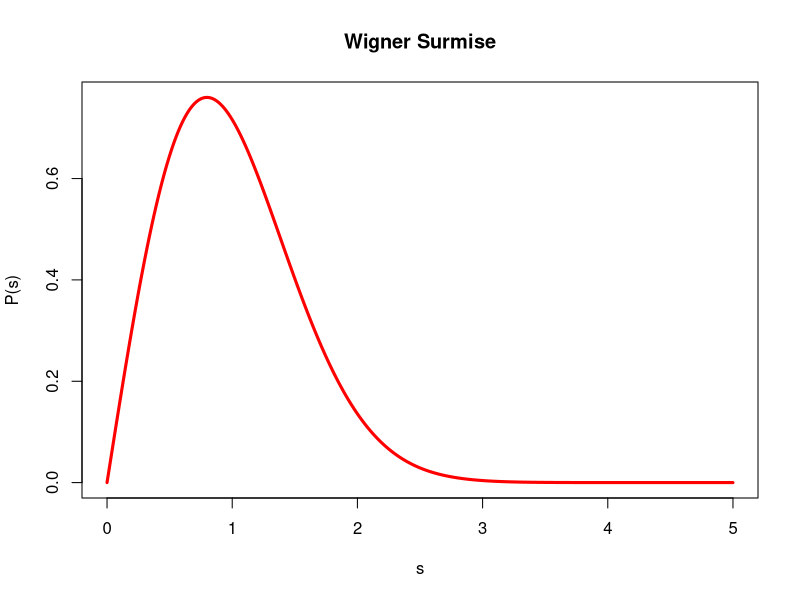

This chart was generated by the following R code: (Note: this script raises an error after producing the figure.)
# Wigner Surmise
WignerSurm <- function(s){
  (pi/2)*s*exp(-(pi/4)*s^2)
}

# Generating points to plot
s <- seq(0, 5, length.out = 1000)  
y <- WignerSurm(s)  

# Plotting the curve
plot(s, y, type = "l", col = "red", lwd = 3,
     xlab = "s", ylab = 'P(s)',
     main = "Wigner Surmise")


# Load necessary libraries
library(Matrix)
library(ggplot2)

# Parameters
N <- 50000  # Size of the GOE matrix

# Function to generate a GOE matrix
generate_GOE <- function(N) {
  # Generate a symmetric matrix with Gaussian entries
  H <- matrix(rnorm(N * N, mean = 0, sd = 1), nrow = N, ncol = N)
  H <- (H + t(H)) / sqrt(2)  # Symmetrize and normalize
  return(H)
}

# Generate a GOE matrix
H <- generate_GOE(N)

# Compute eigenvalues
eigenvalues <- eigen(H, symmetric = TRUE, only.values = TRUE)$values
eigenvalues <- sort(eigenvalues)

# Compute spacings between consecutive eigenvalues
spacings <- diff(eigenvalues)
mean_spacing <- mean(spacings)
normalized_spacings <- spacings / mean_spacing

# Wigner surmise function
wigner_surmise <- function(s) {
  (pi * s / 2) * exp(-pi * s^2 / 4)
}

# Create a data frame for the normalized spacings
spacing_df <- data.frame(Normalized_Spacing = normalized_spacings)

# Plot the eigenvalue spacing histogram with Wigner surmise overlaid
ggplot(spacing_df, aes(x = Normalized_Spacing)) +
  geom_histogram(aes(y = ..density..), bins = 100, fill = "blue", color = "black", alpha = 0.6) +
  stat_function(fun = wigner_surmise, color = "red", size = 1.2) +
  theme_minimal() +
  labs(
    title = "Eigenvalue Spacing Distribution for GOE Matrix",
    x = "Normalized Spacing (s)",
    y = "Density"
  ) +
  theme(
    plot.title = element_text(size = 20, face = "bold", hjust = 0.5),  # Title size
    axis.title.x = element_text(size = 16),  # X-axis title size
    axis.title.y = element_text(size = 16),  # Y-axis title size
    axis.text.x = element_text(size = 14),   # X-axis tick label size
    axis.text.y = element_text(size = 14)    # Y-axis tick label size
  ) +
  coord_cartesian(xlim = c(0, 5))





# Load necessary libraries
library(Matrix)
library(ggplot2)

# Parameters
N <- 10000  # Size of the GOE matrix (reduced for computational efficiency)

# Function to generate a GOE matrix with different standard deviations for each element
generate_GOE <- function(N) {
  # Generate a matrix of standard deviations (random or predefined)
  sd_matrix <- matrix(runif(N * N, 0.5, 5), nrow = N, ncol = N)  # Example: random SDs between 0.5 and 1.5
  
  # Generate a symmetric matrix with Gaussian entries, each with its own standard deviation
  H <- matrix(rnorm(N * N, mean = 0, sd = sd_matrix), nrow = N, ncol = N)
  H <- (H + t(H)) / sqrt(2)  # Symmetrize and normalize
  return(H)
}

# Generate a GOE matrix
H <- generate_GOE(N)

# Compute eigenvalues
eigenvalues <- eigen(H, symmetric = TRUE, only.values = TRUE)$values
eigenvalues <- sort(eigenvalues)

# Compute spacings between consecutive eigenvalues
spacings <- diff(eigenvalues)
mean_spacing <- mean(spacings)
normalized_spacings <- spacings / mean_spacing

# Wigner surmise function
wigner_surmise <- function(s) {
  (pi * s / 2) * exp(-pi * s^2 / 4)
}

# Create a data frame for the normalized spacings
spacing_df <- data.frame(Normalized_Spacing = normalized_spacings)

# Plot the eigenvalue spacing histogram with Wigner surmise overlaid
ggplot(spacing_df, aes(x = Normalized_Spacing)) +
  geom_histogram(aes(y = ..density..), bins = 300, fill = "blue", color = "black", alpha = 0.6) +
  stat_function(fun = wigner_surmise, color = "red", size = 1.2) +
  theme_minimal() +
  labs(
    title = "Eigenvalue Spacing Distribution for Symmetric Matrix",
    x = "Normalized Spacing (s)",
    y = "Density"
  ) +
  theme(
    plot.title = element_text(size = 20, face = "bold", hjust = 0.5),  # Title size
    axis.title.x = element_text(size = 16),  # X-axis title size
    axis.title.y = element_text(size = 16),  # Y-axis title size
    axis.text.x = element_text(size = 14),   # X-axis tick label size
    axis.text.y = element_text(size = 14)    # Y-axis tick label size
  ) +
  coord_cartesian(xlim = c(0, 4))
